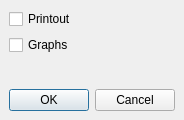
<ui version="4.0" >
 <class>GasPrintSelect</class>
 <widget class="QDialog" name="GasPrintSelect" >
  <property name="geometry" >
   <rect>
    <x>0</x>
    <y>0</y>
    <width>178</width>
    <height>120</height>
   </rect>
  </property>
  <property name="windowTitle" >
   <string>Select Printer Output</string>
  </property>
  <property name="modal" >
   <bool>true</bool>
  </property>
  <layout class="QVBoxLayout" >
   <property name="margin" >
    <number>9</number>
   </property>
   <property name="spacing" >
    <number>6</number>
   </property>
   <item>
    <widget class="QCheckBox" name="cbPrintout" >
     <property name="text" >
      <string>Printout</string>
     </property>
    </widget>
   </item>
   <item>
    <widget class="QCheckBox" name="cbGraphs" >
     <property name="text" >
      <string>Graphs</string>
     </property>
    </widget>
   </item>
   <item>
    <spacer>
     <property name="orientation" >
      <enum>Qt::Vertical</enum>
     </property>
     <property name="sizeHint" >
      <size>
       <width>20</width>
       <height>40</height>
      </size>
     </property>
    </spacer>
   </item>
   <item>
    <widget class="QDialogButtonBox" name="buttonBox" >
     <property name="orientation" >
      <enum>Qt::Horizontal</enum>
     </property>
     <property name="standardButtons" >
      <set>QDialogButtonBox::Cancel|QDialogButtonBox::NoButton|QDialogButtonBox::Ok</set>
     </property>
    </widget>
   </item>
  </layout>
 </widget>
 <resources/>
 <connections/>
</ui>
